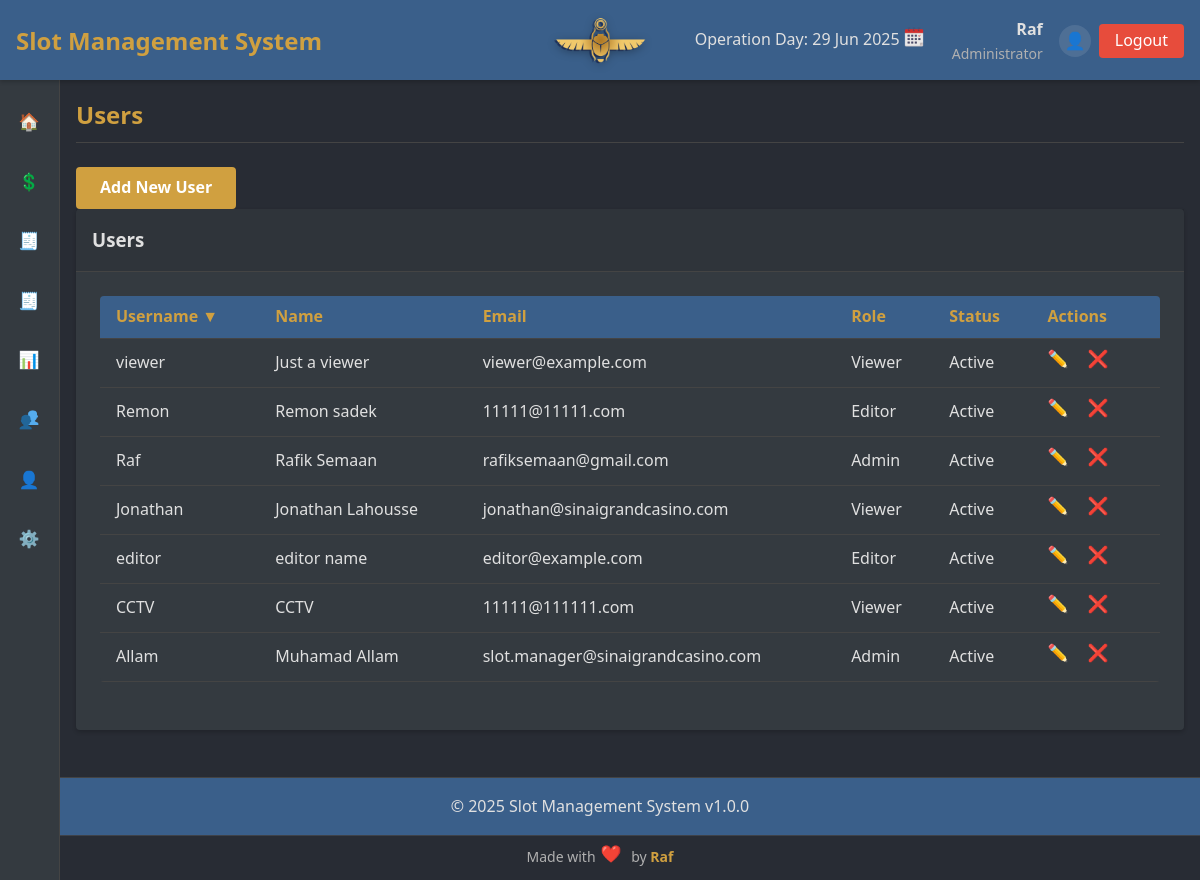
Page /index.php?page=users&sort=username&order=DESC (signed in) on the committed database.
### tables this page shows
CREATE TABLE `users` (
  `id` int NOT NULL AUTO_INCREMENT,
  `username` varchar(50) NOT NULL,
  `password` varchar(255) NOT NULL,
  `name` varchar(100) NOT NULL,
  `email` varchar(100) NOT NULL,
  `role` enum('admin','editor','viewer') NOT NULL,
  `status` enum('Active','Inactive','Maintenance','Reserved') NOT NULL DEFAULT 'Active',
  `created_at` timestamp NULL DEFAULT CURRENT_TIMESTAMP,
  `updated_at` timestamp NULL DEFAULT CURRENT_TIMESTAMP ON UPDATE CURRENT_TIMESTAMP,
  PRIMARY KEY (`id`),
  UNIQUE KEY `username` (`username`),
  UNIQUE KEY `email` (`email`)
);

### includes/functions.php (called while the page is built, shortened)
<?php
function icon($name) {
    return ICON_PATH . '/' . $name . '.png';
}
?>

### pages/users/list.php (the view, shortened to what this page needs)
<?php
$can_edit = true;
$sort_column = $_GET['sort'] ?? 'username';
$sort_order = $_GET['order'] ?? 'ASC';
$toggle_order = $sort_order === 'ASC' ? 'DESC' : 'ASC';
try {
    $query = "SELECT * FROM users WHERE 1=1";
    $params = [];
    $query .= " ORDER BY $sort_column $sort_order";
    $stmt = $conn->prepare($query);
    $stmt->execute($params);
    $users = $stmt->fetchAll(PDO::FETCH_ASSOC);
} catch (PDOException $e) {
    echo "<div class='alert alert-danger'>Database error: " . htmlspecialchars($e->getMessage()) . "</div>";
    $users = [];
}
?>
<div class="users-page fade-in">
    <?php if ($can_edit): ?>
        <div class="action-buttons mb-6 flex justify-end">
            <a href="index.php?page=users&action=create" class="btn btn-primary">Add New User</a>
        </div>
    <?php endif; ?>
    <div class="card overflow-hidden">
        <div class="card-header bg-gray-800 text-white px-6 py-3 border-b border-gray-700">
            <h3 class="text-lg font-semibold">Users</h3>
        </div>
        <div class="card-body p-6">
            <div class="table-container overflow-x-auto">
                <table class="min-w-full divide-y divide-gray-700">
                    <thead class="bg-gray-800 text-white">
                        <tr>
                            <th class="px-4 py-2 text-left">
                                <a href="index.php?page=users&sort=username&order=<?php echo $toggle_order; ?>">
                                    Username <?php if ($sort_column == 'username') echo $sort_order == 'ASC' ? '▲' : '▼'; ?>
                                </a>
                            </th>
                            <th class="px-4 py-2 text-left">
                                <a href="index.php?page=users&sort=name&order=<?php echo $toggle_order; ?>">
                                    Name <?php if ($sort_column == 'name') echo $sort_order == 'ASC' ? '▲' : '▼'; ?>
                                </a>
                            </th>
                            <th class="px-4 py-2 text-left">
                                <a href="index.php?page=users&sort=email&order=<?php echo $toggle_order; ?>">
                                    Email <?php if ($sort_column == 'email') echo $sort_order == 'ASC' ? '▲' : '▼'; ?>
                                </a>
                            </th>
                            <th class="px-4 py-2 text-left">Role</th>
                            <th class="px-4 py-2 text-left">Status</th>
                            <th class="px-4 py-2 text-right">Actions</th>
                        </tr>
                    </thead>
                    <tbody class="divide-y divide-gray-700">
                        <?php if (empty($users)): ?>
                            <tr>
                                <td colspan="6" class="text-center px-4 py-6">No users found</td>
                            </tr>
                        <?php else: ?>
                            <?php foreach ($users as $user): ?>
                                <tr class="hover:bg-gray-800 transition duration-150">
                                    <td class="px-4 py-2"><?php echo htmlspecialchars($user['username']); ?></td>
                                    <td class="px-4 py-2"><?php echo htmlspecialchars($user['name']); ?></td>
                                    <td class="px-4 py-2"><?php echo htmlspecialchars($user['email']); ?></td>
                                    <td class="px-4 py-2"><?php echo ucfirst($user['role']); ?></td>
                                    <td class="px-4 py-2"><?php echo ucfirst($user['status']); ?></td>
                                    <td class="px-4 py-2 text-right">
                                        <?php if ($can_edit): ?>
                                            <a href="index.php?page=users&action=edit&id=<?php echo $user['id']; ?>" class="action-btn edit-btn" data-tooltip="Edit"><span class="menu-icon"><img src="<?= icon('edit') ?>"/></span></a>
                                            <a href="index.php?page=users&action=delete&id=<?php echo $user['id']; ?>" class="action-btn delete-btn" data-tooltip="Delete" data-confirm="Are you sure you want to delete this user?"><span class="menu-icon"><img src="<?= icon('delete') ?>"/></span></a>
                                        <?php endif; ?>
                                    </td>
                                </tr>
                            <?php endforeach; ?>
                        <?php endif; ?>
                    </tbody>
                </table>
            </div>
        </div>
    </div>
</div>

### assets/css/styles.css (style rules this page uses)
:root { --primary-color: #3a5f8a; --secondary-color: #d0a040; --accent-color: #e74c3c; --dark-bg: #282c34; --light-bg: #343a40; --text-light: #e0e0e0; --text-muted: #b0b0b0; --success-color: #2ecc71; --warning-color: #f39c12; --danger-color: #e74c3c; --border-color: #444444; --spacing-xs: 0.25rem; --spacing-sm: 0.5rem; --spacing-md: 1rem; --spacing-lg: 1.5rem; --spacing-xl: 2rem; --font-xs: 0.75rem; --font-sm: 0.875rem; --font-md: 1rem; --font-lg: 1.25rem; --font-xl: 1.5rem; --font-xxl: 2rem; --border-radius: 4px; --box-shadow: 0 2px 4px rgba(0, 0, 0, 0.2); --transition-speed: 0.3s; --sidebar-width-expanded: 250px; --sidebar-width-collapsed: 60px; }
* { margin: 0; padding: 0; box-sizing: border-box; }
body { font-family: 'Segoe UI', Tahoma, Geneva, Verdana, sans-serif; background-color: var(--dark-bg); color: var(--text-light); line-height: 1.6; padding-top: 80px; }
a { color: var(--secondary-color); text-decoration: none; transition: color var(--transition-speed); }
.menu-icon { display: inline-flex; align-items: center; justify-content: center; width: 24px; height: 24px; margin-right: var(--spacing-sm); flex-shrink: 0; min-width: 24px; }
.menu-icon img { width: 20px; height: 20px; max-width: 100%; object-fit: contain; }
.btn { display: inline-block; padding: var(--spacing-sm) var(--spacing-lg); border: none; border-radius: var(--border-radius); cursor: pointer; font-weight: bold; text-align: center; transition: all var(--transition-speed); }
.btn-primary { background-color: var(--secondary-color); color: white; }
.table-container { overflow-x: auto; margin-bottom: var(--spacing-lg); }
table { width: 100%; border-collapse: collapse; background-color: var(--light-bg); border-radius: var(--border-radius); overflow: hidden; }
th, td { padding: var(--spacing-sm) var(--spacing-md); text-align: left; border-bottom: 1px solid var(--border-color); }
th { background-color: var(--primary-color); color: var(--secondary-color); font-weight: bold; }
.card { background-color: var(--light-bg); border-radius: var(--border-radius); box-shadow: var(--box-shadow); margin-bottom: var(--spacing-lg); }
.card-header { padding: var(--spacing-md); border-bottom: 1px solid var(--border-color); background-color: rgba(0, 0, 0, 0.1); }
.card-body { padding: var(--spacing-lg); }
.action-btn { display: inline-flex; align-items: center; justify-content: center; width: 32px; height: 32px; border-radius: 50%; background-color: transparent; color: var(--text-light); margin-right: var(--spacing-xs); transition: all var(--transition-speed); }
.menu-icon { display: inline-block; height: auto; margin-right: 8px; vertical-align: middle; }
.menu-icon img { width: 20px; height: auto; max-width: 100%; }
.fade-in { animation: fadeIn var(--transition-speed); }

### rows in the picture
users: username "viewer", name "Just a viewer", email "viewer@example.com", role "Viewer", status "Active"
users: username "Remon", name "Remon sadek", email "11111@11111.com", role "Editor", status "Active"
users: username "Raf", name "Rafik Semaan", email "rafiksemaan@gmail.com", role "Admin", status "Active"
users: username "Jonathan", name "Jonathan Lahousse", email "jonathan@sinaigrandcasino.com", role "Viewer", status "Active"
users: username "editor", name "editor name", email "editor@example.com", role "Editor", status "Active"
users: username "CCTV", name "CCTV", email "11111@111111.com", role "Viewer", status "Active"
users: username "Allam", name "Muhamad Allam", email "slot.manager@sinaigrandcasino.com", role "Admin", status "Active"

### other values in the picture
$app_name "Slot Management System"
$_SESSION['username'] "Raf"
$user_roles[$_SESSION['user_role']] "Administrator"
$app_version "1.0.0"
